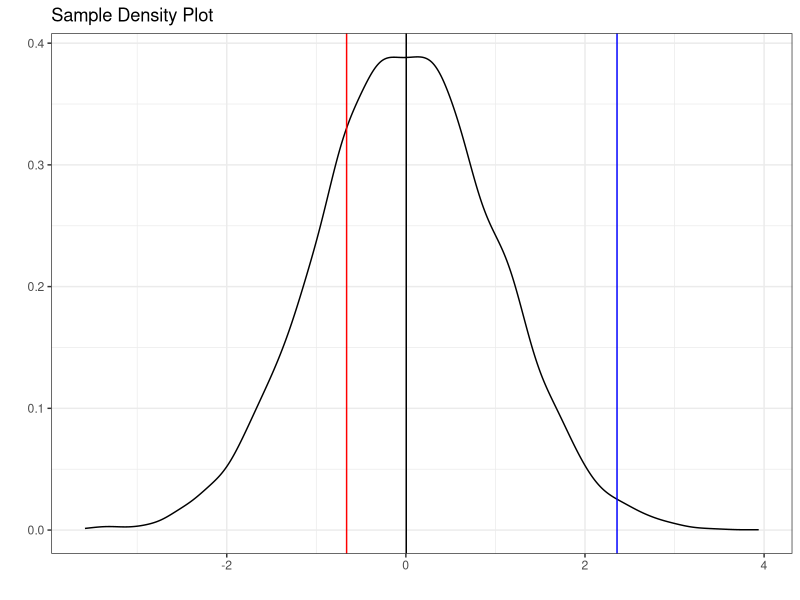
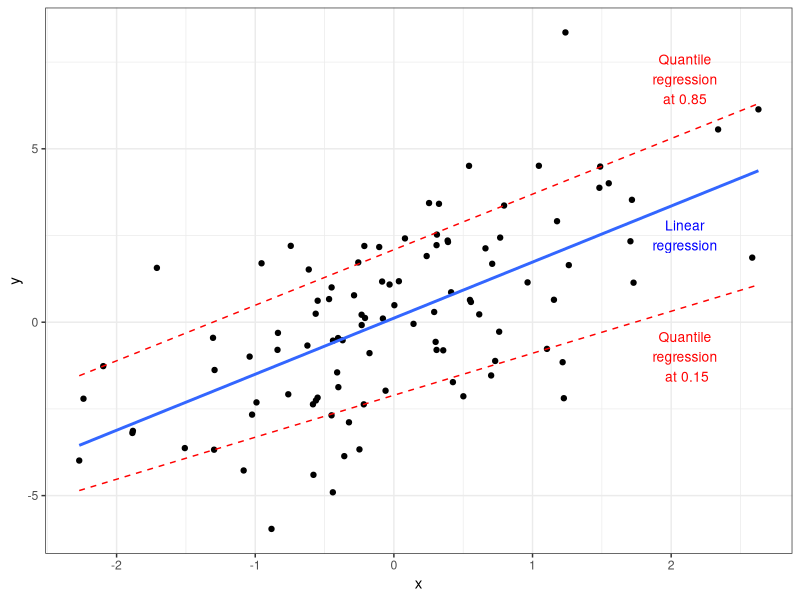
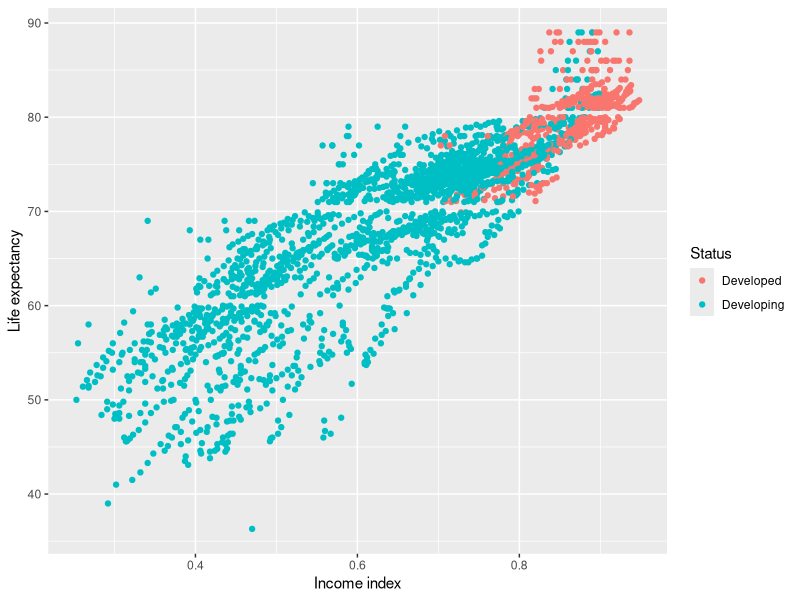
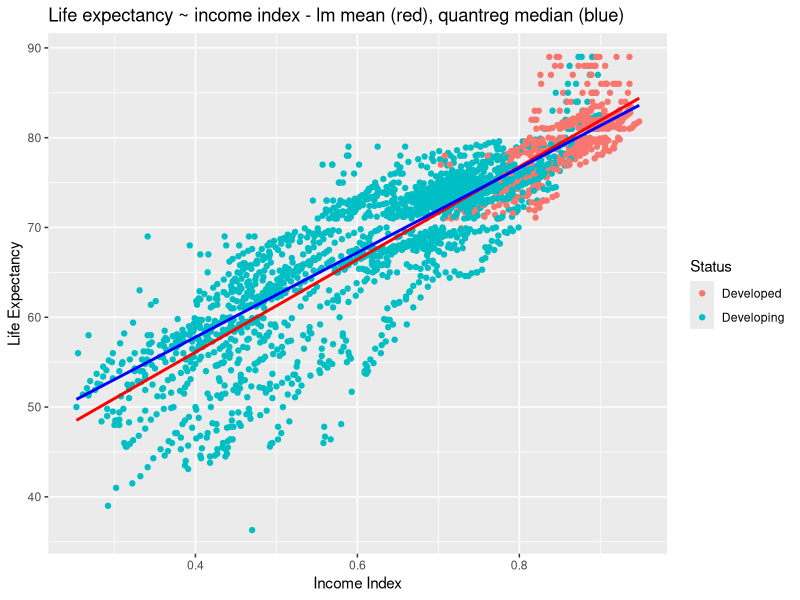

Recreate these plots in R, in order.
## ---- chunk 1
# Load libraries
library(tidyverse)
library(quantreg)

set.seed(17)
# Generate random normal data
df_rnd <- as.tibble(rnorm(10000))

df_rnd |>
  ggplot(aes(value)) +
  geom_density() +
  geom_vline(xintercept = quantile(df_rnd$value, prob = 0.25), color = "red") +
  geom_vline(xintercept = quantile(df_rnd$value, prob = 0.50), color = "black") +
  geom_vline(xintercept = quantile(df_rnd$value, prob = 0.99), color = "blue") +
  labs(title = "Sample Density Plot",
       x = "",
       y = "") +
  theme_bw()
## ---- chunk 2
set.seed(16)
eps <- rnorm(100,0,2)
df_trends <- tibble(x = rnorm(100), y = 1.5*x + eps)

df_trends |>
  ggplot(aes(x, y)) +
  geom_point() +
  geom_smooth(method = "lm", se = FALSE) +
  stat_quantile(quantiles = 0.15, color = "red", linetype = "dashed") +
  stat_quantile(quantiles = 0.85, color = "red", linetype = "dashed") +
  annotate(geom="text", x=2.1, y=2.5, label="Linear\nregression", color = "blue", size = 3.5) +
  annotate(geom="text", x=2.1, y=7, label="Quantile\nregression\nat 0.85", color = "red", size = 3.5) +
  annotate(geom="text", x=2.1, y=-1, label="Quantile\nregression\n at 0.15", color = "red", size = 3.5) +
  theme_bw()
## ---- chunk 3
#import data 
life_exp_narm <- read_csv("Life_Expectancy_Data.csv")
#let's remove all with income index around 0 for the purposes of this exercise.
life_exp_narm <- life_exp_narm |> 
  filter(Income_composition_of_resources>0) 

#summary statistics for the 

#plot the data 
ggplot(life_exp_narm, aes(x=Income_composition_of_resources, 
                          y=Life_expectancy, col=Status)) + geom_point() +
  xlab("Income index") + ylab("Life expectancy")
## ---- chunk 4

ggplot(life_exp_narm, aes(x=Income_composition_of_resources, 
                          y=Life_expectancy, col=Status)) + geom_point() +
  geom_smooth(method = lm, se = FALSE, color = "red", size = 1) + # linear model
  geom_quantile(color = "blue", quantiles = 0.5, size=1) + # median quantile regression model with tau = 0.5 -- 50%
  labs(title = "Life expectancy ~ income index - lm mean (red), quantreg median (blue)", y = "Life Expectancy", x = "Income Index")
## ---- chunk 5

rqfit <- rq(Life_expectancy ~ Income_composition_of_resources, tau = 0.25, data = life_exp_narm)

summary(rqfit)
